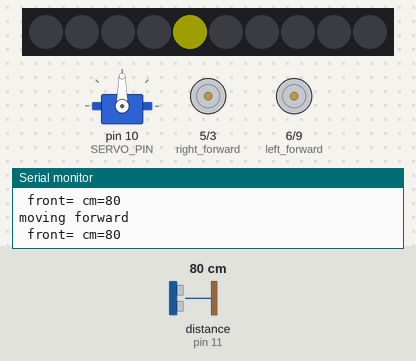
The sketch below on a simulated Arduino Uno, built with avr-gcc and run on an emulated ATmega328P. On the bench: servo, 10 RGB LEDs in strip order, left to right, motor-driver pin pairs drawn as motors (green arrow = first pin HIGH = forward, orange = second pin HIGH = backward, longer = more drive), the last lines printed to the serial monitor. Wiring (inferred from the names in the program): ultrasonic range finder: trigger pin 11; echo pin 11. The inputs (shaded band) are chosen by the test bench; at power-on: distance to the obstacle (sensor on pin 11) 80 cm. The echo pulse lasts 58.3 µs per cm; dim RGB values are drawn brighter than linear.

Above: at 5.6 s.
5.7 s: distance to the obstacle (sensor on pin 11) set to 2 cm
At 10.2 s:
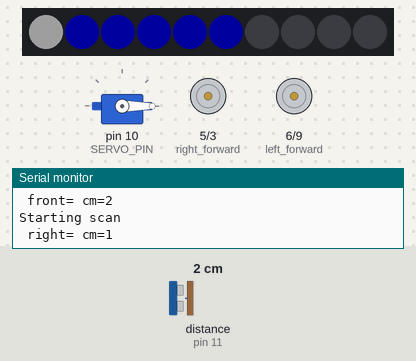
13.9 s: distance to the obstacle (sensor on pin 11) set to 250 cm
17.8 s: distance to the obstacle (sensor on pin 11) set to 205 cm
24.0 s: distance to the obstacle (sensor on pin 11) set to 196 cm
At 26.6 s:
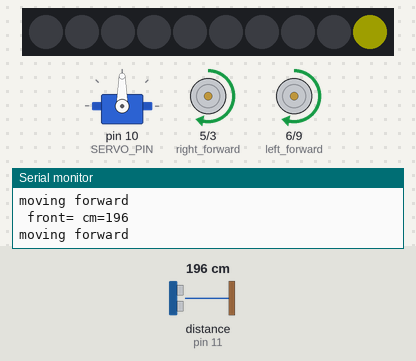
26.9 s: distance to the obstacle (sensor on pin 11) set to 23 cm
At 28.5 s:
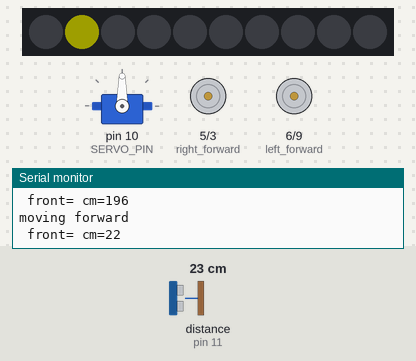
29.8 s: distance to the obstacle (sensor on pin 11) set to 20 cm
At 31.44 s:
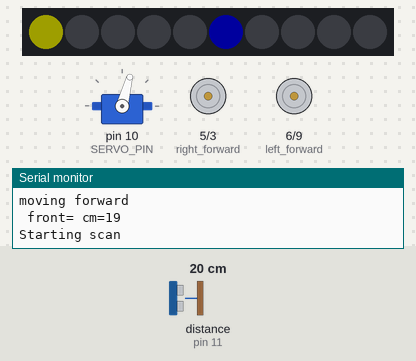
Timing chart, 0 to 34.7 s (numbered marks = the images above; inputs shaded):
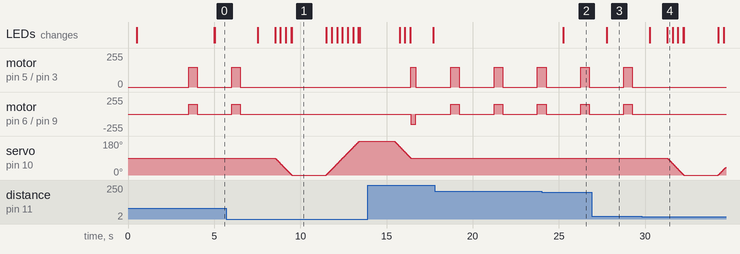

Measured:
- the behaviour switches between 22 and 21 cm on distance to the obstacle (sensor on pin 11) (found by bisection; images 3 and 4)
- after the input at 5.7 s, motor on pin 5 (right_forward) / pin 3 (right_reverse), motor on pin 6 (left_forward) / pin 9 (left_reverse): goes on until 6.5 s, then stays stopped; the LEDs: first differ from a run without the input after 1.8 s (image 1 shows a later state)
- after the input at 24.0 s, the LEDs: change after 1.3 s (image 2)
- after the input at 26.9 s, the LEDs: first differ from a run without the input after 0.87 s (image 3)
- after the input at 29.8 s, motor on pin 5 (right_forward) / pin 3 (right_reverse), motor on pin 6 (left_forward) / pin 9 (left_reverse): stops changing and stays stopped; the LEDs: first differ from a run without the input after 0.48 s (image 4 shows a later state)
- what the display in image 1 shows lasts 2.0 s, from 9.5 s to 11.5 s

The sketch:

servo-sweep-led-ping-motor.ino
```cpp
#include <Servo.h>
#include <Adafruit_NeoPixel.h>
#include <AFMotor.h>
#define SERVO_PIN 10
#define PING_PIN 11
#define LED_PIN 12 // connect the Data from the strip to this pin on the Arduino
#define NUMBER_PIXELS 10 // the number of pixels in your LED strip
#define MAX_DISTANCE 200 // the max distance we display on the LED strip

Adafruit_NeoPixel strip = Adafruit_NeoPixel(NUMBER_PIXELS, LED_PIN, NEO_GRB + NEO_KHZ800);
Servo servo;

Servo myservo;  // create servo object to control a servo
// twelve servo objects can be created on most boards

int pos = 0;    // variable to store the servo position
int front_dist = 100; // distance measurement in front
int right_dist = 100; // distance measurement on the right
int left_dist = 100;  // distance measurement on the left

// adjust these till the robot goes streight to compensate for motor differences
int power_forward_right = 150; /* half power on turns */
int power_forward_left = 150; /* half power on turns */
int power_turn_level = 150; /* power on turns */
int test_delay = 500;
int turn_dist = 20;

// motor pins.  Note that only pins 2,5,6,9 and 10 can be used for pwm
int right_forward = 5;
int right_reverse = 3;
int left_forward = 6;
int left_reverse = 9;

// try this time to make a right turn just above 90 degrees
int delay_time_ninty_turn = 300;
// if we are under this distance, make a turn.  For higher power, make this larger
int cm_for_turn = 25;

// how long should we drive forward before we stop and check again?
int delay_time_forward = 500;

void setup() {
  Serial.begin(9600);
  Serial.print("Attaching servo to pin: ");
  Serial.println(SERVO_PIN);
  myservo.attach(SERVO_PIN);  // attaches the servo on pin 9 to the servo object

  Serial.print("Pointing streight ahead at 90");
  myservo.write(90);
  delay(500);

 Serial.print("Initializing LED memory on pin: ");
 Serial.println(LED_PIN);
 strip.begin();
 erase_led();
 front_dist = get_distance_cm(1);
 draw_dist_on_led(front_dist, 1);
 delay(1000);
}

void loop() {
  front_dist = get_distance_cm(1);
  draw_dist_on_led(front_dist, 1);

  if (front_dist > turn_dist)
     move_forward();
  else {
        Serial.println("Starting scan");
        // turn to the right clockwise
        for (pos = 90; pos >= 0; pos -= 1) { // goes from 90 degrees to 0 degrees
            myservo.write(pos);              // tell servo to go to position in variable 'pos'
            delay(10);                       // waits 15ms for the servo to reach the position
            draw_angle_on_led(pos, 1);
        }
        right_dist = get_distance_cm(2);
        draw_dist_on_led(right_dist, 2);
        delay(1000);

        // turn to the left full counter clockwise
        for (pos = 0; pos <= 180; pos += 1) { // goes from 0 degrees to 180 degrees
            // in steps of 1 degree
            myservo.write(pos);              // tell servo to go to position in variable 'pos'
            delay(10);                       // waits 15ms for the servo to reach the position
            draw_angle_on_led(pos, 2);
         }
         left_dist = get_distance_cm(3);
         draw_dist_on_led(right_dist, 3);
         delay(1000);

        // turn back to the center
        for (pos = 180; pos >= 90; pos -= 1) { // goes from 90 degrees to 0 degrees
          myservo.write(pos);              // tell servo to go to position in variable 'pos'
          delay(10);                       // waits 15ms for the servo to reach the position
          draw_angle_on_led(pos, 3);
        }

        if (right_dist > left_dist)
          turn_right();
        else turn_left();

  }

  delay(1000);
  erase_led();

}

void erase_led() {
for (int i=0; i<NUMBER_PIXELS; i++)
    strip.setPixelColor(i, 0, 0, 0);
  strip.show();
}

void draw_angle_on_led(int angle, int mode) {
   int strip_index;
   strip_index = map(angle, 0, 180, 0, NUMBER_PIXELS);
   // blue if sweeping to the right to get measurement_right
   if (mode == 1) strip.setPixelColor(strip_index, 0, 0, 30);
   // green if sweeping to the left to get measurement_left
   else if (mode == 2) strip.setPixelColor(strip_index, 0, 30, 0);
   // red if returning to forward
   else if (mode == 3) strip.setPixelColor(strip_index, 30, 0, 0);
   strip.show();
}

void draw_dist_on_led(int dist, int mode) {
   int strip_index;
   strip_index = map(dist, 0, MAX_DISTANCE, 0, NUMBER_PIXELS);
   // distance in the front in yellow
   if (mode == 1) strip.setPixelColor(strip_index, 30, 30, 0);
   // distance on the right in white
   else if (mode == 2) strip.setPixelColor(strip_index, 30, 30, 30);
   // distance in left in purple
   else if (mode == 3) strip.setPixelColor(strip_index, 30, 0, 30);
   strip.show();
   delay(1000);
}

int get_distance_cm(int mode)
{
  long duration, cm=0;
  pinMode(PING_PIN, OUTPUT);
  digitalWrite(PING_PIN, LOW);
  delayMicroseconds(2);
  digitalWrite(PING_PIN, HIGH);
  delayMicroseconds(5);
  digitalWrite(PING_PIN, LOW);
  // The same pin is used to read the signal from the PING))): a HIGH
  // pulse whose duration is the time (in microseconds) from the sending
  // of the ping to the reception of its echo off of an object.
  pinMode(PING_PIN, INPUT);
  duration = pulseIn(PING_PIN, HIGH);
  // convert the time into a distance
  cm = microsecondsToCentimeters(duration);
  if (mode==1)Serial.print(" front=");
  if (mode==2)Serial.print(" right=");
  if (mode==3)Serial.print(" left=");
  Serial.print(" cm=");
  Serial.println(cm);
  return cm;
}

long microsecondsToCentimeters(long microseconds)
{
  // The speed of sound is 340 m/s or 29 microseconds per centimeter.
  // The ping travels out and back, so to find the distance of the
  // object we take half of the distance travelled.
  return microseconds / 29 / 2;
}

void move_forward() {
  Serial.println("moving forward");
  analogWrite(right_forward, power_forward_right);
  analogWrite(right_reverse, LOW);
  analogWrite(left_forward, power_forward_left);
  analogWrite(left_reverse, LOW);
  delay(delay_time_forward);
  analogWrite(right_forward, LOW);
  analogWrite(left_forward, LOW);
}

void turn_right() {
  Serial.println("turning right");
  analogWrite(right_forward, LOW);
  analogWrite(right_reverse, power_turn_level);
  analogWrite(left_forward, power_turn_level);
  analogWrite(left_reverse, LOW);
  delay(delay_time_ninty_turn);
 analogWrite(right_reverse, LOW);
  analogWrite(left_forward, LOW);
}

void turn_left() {
  Serial.println("turning left");
  analogWrite(right_forward, power_turn_level);
  analogWrite(right_reverse, LOW);
  analogWrite(left_forward, LOW);
  analogWrite(left_reverse, power_turn_level);
  delay(delay_time_ninty_turn);
  analogWrite(right_forward, LOW);
  analogWrite(left_reverse, LOW);
}
```
